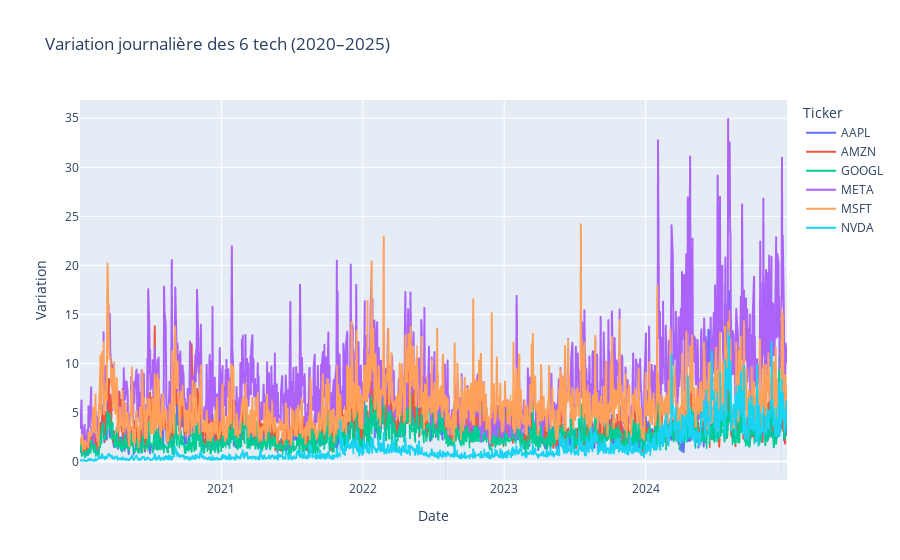

Notebook code for this chart:
### Code cell
fig_range_variation = px.line(range_variation, 
              title = "Variation journalière des 6 tech (2020–2025)",
             labels = {"value": "Variation", "Date" : "Date", "variable" : "Variation"})
fig_range_variation.show()

### Figure 1 — Plotly figure (JSON) as saved in the notebook; plotly's stock layout.template omitted (floating-point values rounded to 4 significant figures; data arrays with more than 128 entries replaced by an {"elided": "..."} marker saying what was removed)
{"data": [{"hovertemplate": "Ticker=AAPL<br>Date=%{x}<br>Variation=%{y}<extra></extra>", "legendgroup": "AAPL", "line": {"color": "#636efa", "dash": "solid"}, "marker": {"symbol": "circle"}, "mode": "lines", "name": "AAPL", "showlegend": true, "type": "scattergl", "x": {"elided": "1258 str values"}, "xaxis": "x", "y": {"elided": "1258 float values"}, "yaxis": "y"}, {"hovertemplate": "Ticker=AMZN<br>Date=%{x}<br>Variation=%{y}<extra></extra>", "legendgroup": "AMZN", "line": {"color": "#EF553B", "dash": "solid"}, "marker": {"symbol": "circle"}, "mode": "lines", "name": "AMZN", "showlegend": true, "type": "scattergl", "x": {"elided": "1258 str values"}, "xaxis": "x", "y": {"elided": "1258 float values"}, "yaxis": "y"}, {"hovertemplate": "Ticker=GOOGL<br>Date=%{x}<br>Variation=%{y}<extra></extra>", "legendgroup": "GOOGL", "line": {"color": "#00cc96", "dash": "solid"}, "marker": {"symbol": "circle"}, "mode": "lines", "name": "GOOGL", "showlegend": true, "type": "scattergl", "x": {"elided": "1258 str values"}, "xaxis": "x", "y": {"elided": "1258 float values"}, "yaxis": "y"}, {"hovertemplate": "Ticker=META<br>Date=%{x}<br>Variation=%{y}<extra></extra>", "legendgroup": "META", "line": {"color": "#ab63fa", "dash": "solid"}, "marker": {"symbol": "circle"}, "mode": "lines", "name": "META", "showlegend": true, "type": "scattergl", "x": {"elided": "1258 str values"}, "xaxis": "x", "y": {"elided": "1258 float values"}, "yaxis": "y"}, {"hovertemplate": "Ticker=MSFT<br>Date=%{x}<br>Variation=%{y}<extra></extra>", "legendgroup": "MSFT", "line": {"color": "#FFA15A", "dash": "solid"}, "marker": {"symbol": "circle"}, "mode": "lines", "name": "MSFT", "showlegend": true, "type": "scattergl", "x": {"elided": "1258 str values"}, "xaxis": "x", "y": {"elided": "1258 float values"}, "yaxis": "y"}, {"hovertemplate": "Ticker=NVDA<br>Date=%{x}<br>Variation=%{y}<extra></extra>", "legendgroup": "NVDA", "line": {"color": "#19d3f3", "dash": "solid"}, "marker": {"symbol": "circle"}, "mode": "lines", "name": "NVDA", "showlegend": true, "type": "scattergl", "x": {"elided": "1258 str values"}, "xaxis": "x", "y": {"elided": "1258 float values"}, "yaxis": "y"}], "layout": {"legend": {"title": {"text": "Ticker"}, "tracegroupgap": 0}, "title": {"text": "Variation journalière des 6 tech (2020–2025)"}, "xaxis": {"anchor": "y", "domain": [0, 1], "title": {"text": "Date"}}, "yaxis": {"anchor": "x", "domain": [0, 1], "title": {"text": "Variation"}}}}
